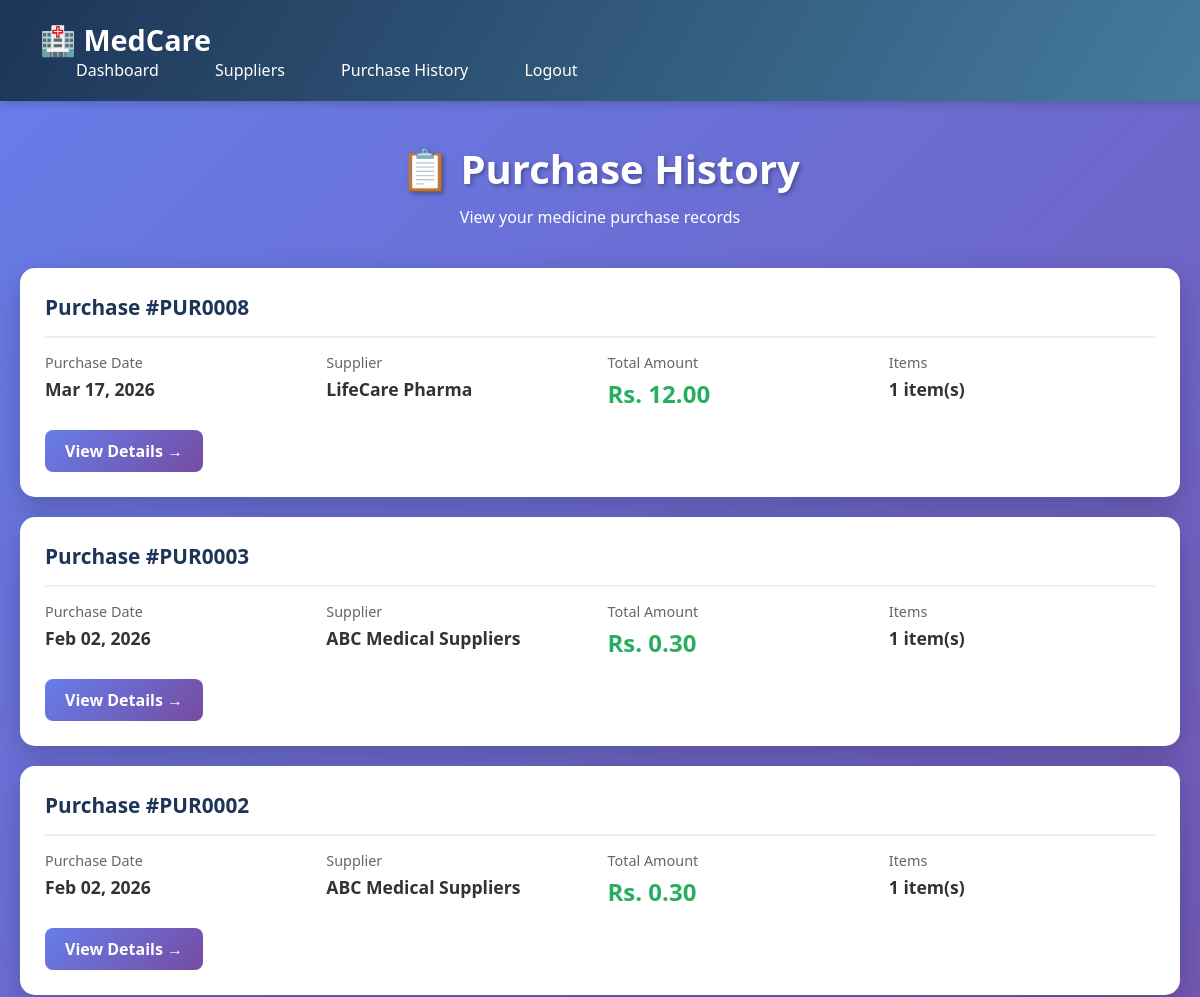
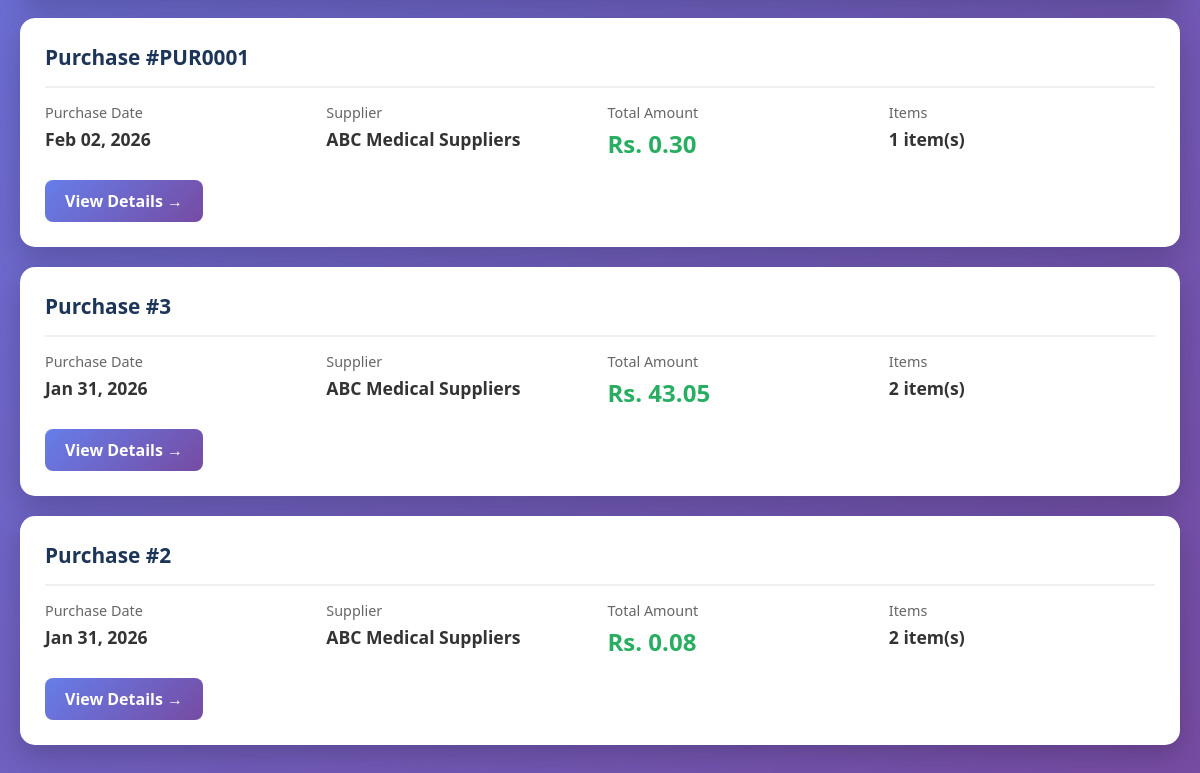
The app's page /view_purchases.php (signed in) with its own data (2 pictures, top to bottom).
### tables this page shows
CREATE TABLE IF NOT EXISTS `purchase` (
  `PURCHASE_ID` varchar(10) NOT NULL,
  `PURCHASE_DATE` date NOT NULL,
  `SUPPLIER_ID` varchar(10) NOT NULL,
  `PHARMACIST_ID` varchar(10) NOT NULL,
  `TOTAL_AMOUNT` float NOT NULL,
  PRIMARY KEY (`PURCHASE_ID`),
  KEY `fk_SUPPLIER_ID_SUPPLIER` (`SUPPLIER_ID`),
  KEY `fk_PHARMACIST_ID_PHARMACIST` (`PHARMACIST_ID`)
);

CREATE TABLE IF NOT EXISTS `supplier` (
  `SUPPLIER_ID` varchar(10) NOT NULL,
  `COMPANY_NAME` char(50) NOT NULL,
  `EMAIL` varchar(100) NOT NULL,
  `ZIP_CODE` varchar(50) NOT NULL,
  `CITY` char(50) NOT NULL,
  `STREET` char(50) NOT NULL,
  `STATE` char(50) NOT NULL,
  `COUNTRY` char(50) NOT NULL,
  PRIMARY KEY (`SUPPLIER_ID`)
);

### public/view_purchases.php (the view, shortened to what this page needs)
<?php
require_once '../config/db_connect.php';
$pharmacist_id = $_SESSION['user_id'];
$sql = "SELECT p.PURCHASE_ID, p.PURCHASE_DATE, p.TOTAL_AMOUNT,
               s.COMPANY_NAME, s.SUPPLIER_ID
        FROM purchase p
        JOIN supplier s ON p.SUPPLIER_ID = s.SUPPLIER_ID
        WHERE p.PHARMACIST_ID = ?
        ORDER BY p.PURCHASE_DATE DESC, p.PURCHASE_ID DESC";
$stmt = $conn->prepare($sql);
$stmt->bind_param("s", $pharmacist_id);
$stmt->execute();
$result = $stmt->get_result();
?>
<!DOCTYPE html>
<html lang="en">
<head>
</head>
<body>
<header>
    <h2>🏥 MedCare</h2>
    <nav>
        <a href="dashboard_pharmacist.php">Dashboard</a>
        <a href="view_suppliers.php">Suppliers</a>
        <a href="view_purchases.php">Purchase History</a>
        <a href="logout.php">Logout</a>
    </nav>
</header>
<div class="container">
    <div class="page-header">
        <h1>📋 Purchase History</h1>
        <p>View your medicine purchase records</p>
    </div>
    <?php if ($result && $result->num_rows > 0): ?>
        <div class="purchases-grid">
            <?php while($purchase = $result->fetch_assoc()): ?>
                <div class="purchase-card">
                    <div class="purchase-header">
                        <div class="purchase-id">Purchase #<?php echo htmlspecialchars($purchase['PURCHASE_ID']); ?></div>
                    </div>
                    <div class="purchase-details">
                        <div class="detail-item">
                            <span class="detail-label">Purchase Date</span>
                            <span class="detail-value">
                                <?php echo date('M d, Y', strtotime($purchase['PURCHASE_DATE'])); ?>
                            </span>
                        </div>
                        <div class="detail-item">
                            <span class="detail-label">Supplier</span>
                            <span class="detail-value">
                                <?php echo htmlspecialchars($purchase['COMPANY_NAME']); ?>
                            </span>
                        </div>
                        <div class="detail-item">
                            <span class="detail-label">Total Amount</span>
                            <span class="detail-value purchase-total">
                                Rs. <?php echo number_format($purchase['TOTAL_AMOUNT'], 2); ?>
                            </span>
                        </div>
                        <div class="detail-item">
                            <span class="detail-label">Items</span>
                            <span class="detail-value">
                                <?php
                                $count_stmt = $conn->prepare("SELECT COUNT(*) as item_count FROM purchase_item WHERE PURCHASE_ID = ?");
                                $count_stmt->bind_param("s", $purchase['PURCHASE_ID']);
                                $count_stmt->execute();
                                $count = $count_stmt->get_result()->fetch_assoc();
                                echo $count['item_count'] . ' item(s)';
                                ?>
                            </span>
                        </div>
                    </div>
                    <a href="purchase_details.php?id=<?php echo $purchase['PURCHASE_ID']; ?>" class="btn btn-view">
                        View Details →
                    </a>
                </div>
            <?php endwhile; ?>
        </div>
    <?php endif; ?>
</div>
</body>
</html>

### public/view_purchases.php (style rules this page uses)
* { margin: 0; padding: 0; box-sizing: border-box; }
body { font-family: 'Segoe UI', sans-serif; background: linear-gradient(135deg, #667eea 0%, #764ba2 100%); min-height: 100vh; }
header { background: linear-gradient(120deg, #1d3557, #457b9d); color: white; padding: 20px 40px; box-shadow: 0 2px 10px rgba(0,0,0,0.2); }
header h2 { font-size: 1.8rem; }
nav a { color: white; text-decoration: none; margin-left: 20px; padding: 8px 16px; border-radius: 5px; transition: all 0.3s; font-weight: 500; }
.container { max-width: 1200px; margin: 40px auto; padding: 0 20px; }
.page-header { text-align: center; margin-bottom: 40px; color: white; }
.page-header h1 { font-size: 2.5rem; margin-bottom: 10px; text-shadow: 2px 2px 4px rgba(0,0,0,0.3); }
.purchases-grid { display: grid; gap: 20px; }
.purchase-card { background: white; border-radius: 15px; padding: 25px; box-shadow: 0 10px 30px rgba(0,0,0,0.2); transition: all 0.3s; }
.purchase-header { display: flex; justify-content: space-between; align-items: center; padding-bottom: 15px; margin-bottom: 15px; border-bottom: 2px solid #f0f0f0; }
.purchase-id { font-size: 1.3rem; font-weight: 600; color: #1d3557; }
.purchase-details { display: grid; grid-template-columns: repeat(auto-fit, minmax(200px, 1fr)); gap: 15px; margin-bottom: 20px; }
.detail-item { display: flex; flex-direction: column; gap: 5px; }
.detail-label { color: #666; font-size: 0.9rem; font-weight: 500; }
.detail-value { color: #333; font-size: 1.1rem; font-weight: 600; }
.purchase-total { color: #27ae60; font-size: 1.5rem; }
.btn { padding: 10px 20px; border: none; border-radius: 8px; cursor: pointer; text-decoration: none; display: inline-block; font-size: 1rem; font-weight: 600; transition: all 0.3s; }
.btn-view { background: linear-gradient(135deg, #667eea, #764ba2); color: white; }

### records on screen
purchase: PURCHASE_ID "PUR0008", PURCHASE_DATE "Mar 17, 2026", SUPPLIER_ID.COMPANY_NAME "LifeCare Pharma", TOTAL_AMOUNT "12.00", item_count "1"
purchase: PURCHASE_ID "PUR0003", PURCHASE_DATE "Feb 02, 2026", SUPPLIER_ID.COMPANY_NAME "ABC Medical Suppliers", TOTAL_AMOUNT "0.30", item_count "1"
purchase: PURCHASE_ID "PUR0002", PURCHASE_DATE "Feb 02, 2026", SUPPLIER_ID.COMPANY_NAME "ABC Medical Suppliers", TOTAL_AMOUNT "0.30", item_count "1"
purchase: PURCHASE_ID "PUR0001", PURCHASE_DATE "Feb 02, 2026", SUPPLIER_ID.COMPANY_NAME "ABC Medical Suppliers", TOTAL_AMOUNT "0.30", item_count "1"
purchase: PURCHASE_ID "3", PURCHASE_DATE "Jan 31, 2026", SUPPLIER_ID.COMPANY_NAME "ABC Medical Suppliers", TOTAL_AMOUNT "43.05", item_count "2"
purchase: PURCHASE_ID "2", PURCHASE_DATE "Jan 31, 2026", SUPPLIER_ID.COMPANY_NAME "ABC Medical Suppliers", TOTAL_AMOUNT "0.08", item_count "2"
